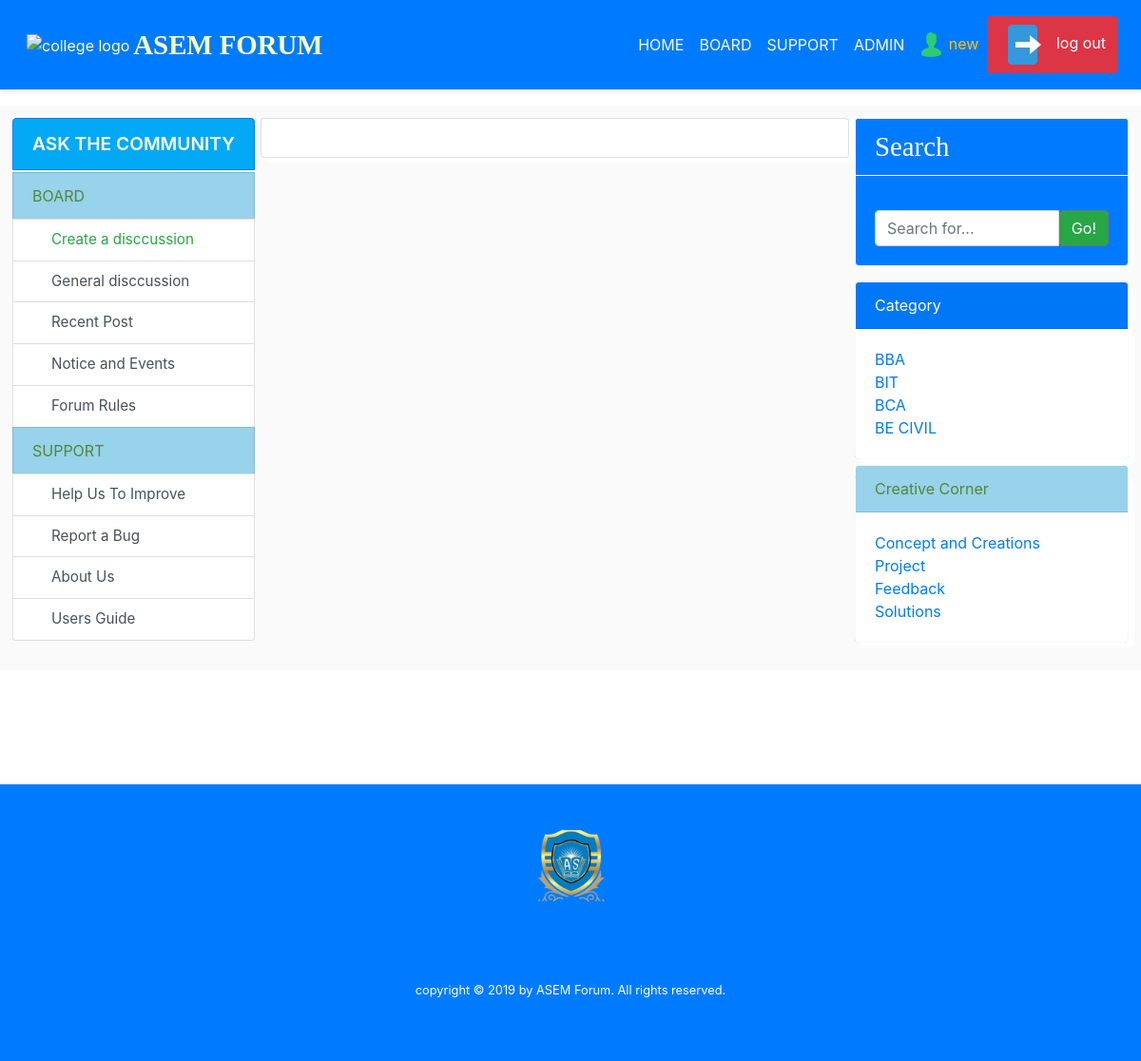
/search.php (signed in), run on the app's committed database.
### tables this page shows
CREATE TABLE `faculty` (
  `fac_id` int(2) NOT NULL,
  `fac_name` varchar(40) NOT NULL
);

CREATE TABLE `corner` (
  `ctv_id` int(4) NOT NULL,
  `ctv_name` varchar(40) NOT NULL
);

### includes/category.php (the view)
<div class="card border-light text-white bg-primary mb-3" style="max-width: 18rem;">
                    <h5 class="card-header border-light text-white bg-primary mb-3">Search</h5>
<form action="search.php" method="post">
                    <div class="card-body">
                        <div class="input-group ">
                            <input name="search" type="text" class="form-control" placeholder="Search for...">
                            <span class="input-group-btn ">
                                <button name="submit" class="btn btn-secondary bg-success" type="submit">Go!</button>
                            </span>
                        </div>
                    </div>
</form>
    </div>
<div class="card border-light text-white bg-primary mb-3" style="max-width: 18rem;">
<?php
$query = "select * from faculty";
$sel_all_fac_query = mysqli_query($connection, $query);
?>
        <div class="card-header">Category</div>
        <div id="cbd" class="card-body">
          <ul class="list-unstyled mb-0">
          <?php
          while($row = mysqli_fetch_assoc($sel_all_fac_query)) {
            $fac_name = $row['fac_name'];
            $fac_id = $row['fac_id'];
            echo "<li> <a href='faculty.php?faculty=$fac_id'>{$fac_name} </a> </li>" ;
         }
          ?>
          </ul>
        </div>
      </div>
      <div class="card border-light text-white bg-primary mb-3" style="max-width: 18rem;">
      <?php
$query = "select * from corner";
$sel_all_corn_query = mysqli_query($connection, $query);
?>
        <div id="cbdh" class="card-header">Creative Corner</div>
        <div id="cbd" class="card-body">
          <ul class="list-unstyled mb-0">
          <?php
          while($row = mysqli_fetch_assoc($sel_all_corn_query)) {
            $ctv_name = $row['ctv_name'];
            echo "<li> <a href='#'>{$ctv_name} </a> </li>" ;
         }
          ?>
          </ul>
        </div>
      </div>
    </div>
  </div>

### resources/css/flexbox.css (style rules this page uses)
#cbd { background-color: #fff; color: #000; }
#cbdh { background-color: #98D2EB; color: rgb(81, 136, 56); margin-top: -10px; }
.card { box-shadow: 5px 5px 5px #fff; }

### includes/nav.php (style rules this page uses)
h1, h2, h3, h4 ,h5 { font-size: 1.8rem; font-family: 'Crimson Text', serif; }

### search.php (style rules this page uses)
h1, h2, h3, h4 ,h5 { font-size: 1.8rem; font-family: 'Crimson Text', serif; }

### data on the page
faculty: fac_name "BBA"
faculty: fac_name "BIT"
faculty: fac_name "BCA"
faculty: fac_name "BE CIVIL"
corner: ctv_name "Concept and Creations"
corner: ctv_name "Project"
corner: ctv_name "Feedback"
corner: ctv_name "Solutions"

### other printed values
$_SESSION['username'] "new"
